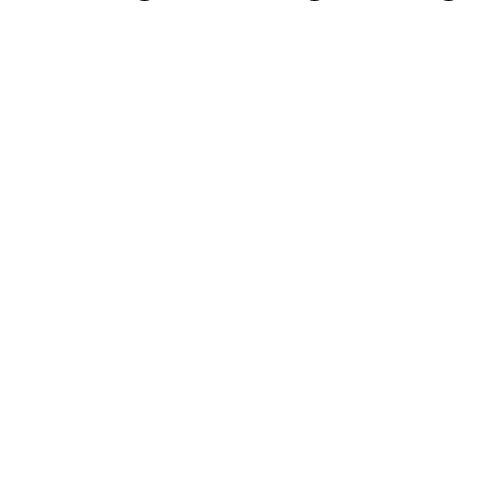
Frame 1 (no input)
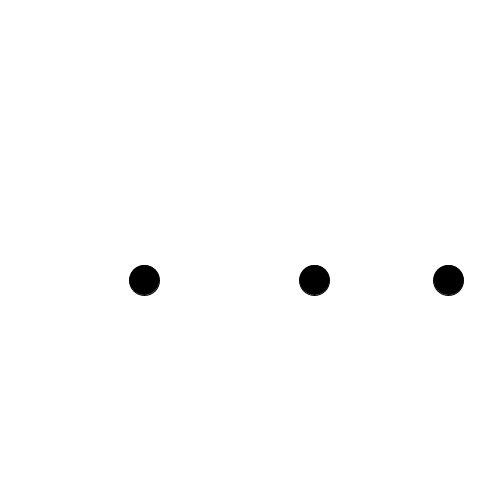
Frame 60 (the mouse pressed at the canvas centre just before this capture)
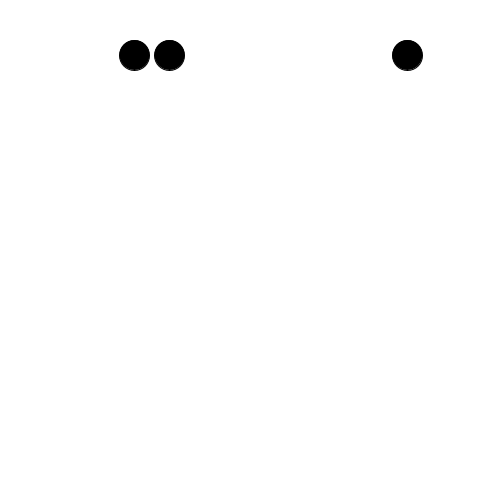
Frame 120 (the mouse held since frame 60 and released just before this capture)

The Processing sketch that drew these frames (run headless with seeded random() and noise(); from frame 60 on, the mouse is pressed at the canvas centre):

// Processing sketch: processing_120650
// ── processing_120650.pde

class meteor
{
    color c;
    float xpos = random(30, 470);
    float ypos;
    float yspeed;

    meteor()
    {
        c = color(255);
        ypos = -20;
        yspeed = 5;
    }

    void display()
    {
        fill(0);
        ellipse(xpos, ypos, 30, 30);
    }

    void drive()
    {

        ypos = ypos + yspeed;
        if (ypos > 500)
        {
            ypos = -20;
            xpos = random(30, 470);
        }
    }
}
meteor minmeteor;
meteor meteor2;
meteor meteor3;
void setup()
{
    size(500, 500);
    minmeteor = new meteor();
    meteor2 = new meteor();
    meteor3 = new meteor();
}
void draw()
{

    background(255);
    minmeteor.drive();
    minmeteor.display();
    meteor2.drive();
    meteor2.display();
    meteor3.drive();
    meteor3.display();
}
